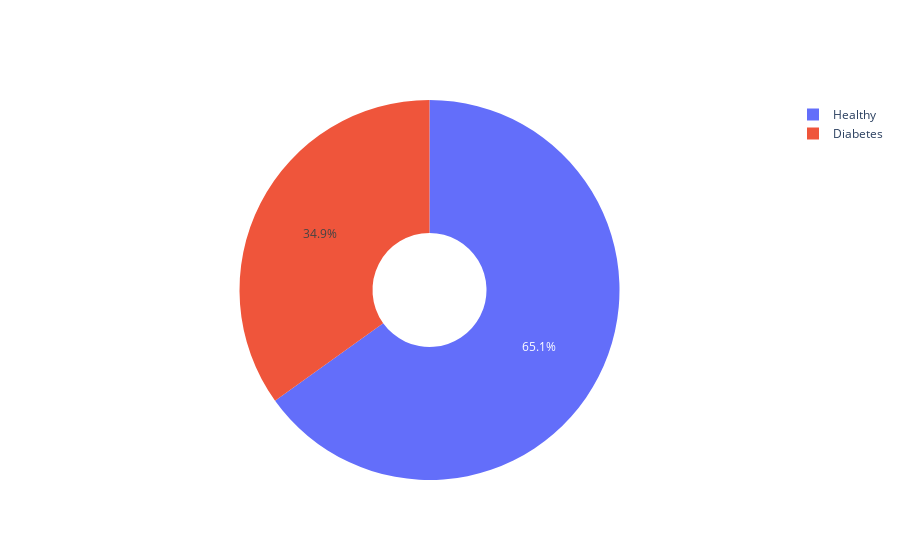

Notebook code for this chart:
### Markdown cell above
## Visualizing the pecentage of people healthy and afffected with diabetes using Plotly

### Code cell
labels = ['Diabetes','Healthy']
Diabetes = type[1]
Healthy = type[0]
values = [Diabetes,Healthy]
fig = go.Figure(data=[go.Pie(labels=labels, values=values, hole=.3)])
fig.show()

### Figure 1 — Plotly figure (JSON) as saved in the notebook; plotly's stock layout.template omitted (floating-point values rounded to 4 significant figures)
{"data": [{"hole": 0.3, "labels": ["Diabetes", "Healthy"], "type": "pie", "values": [268, 500]}], "layout": {}}
